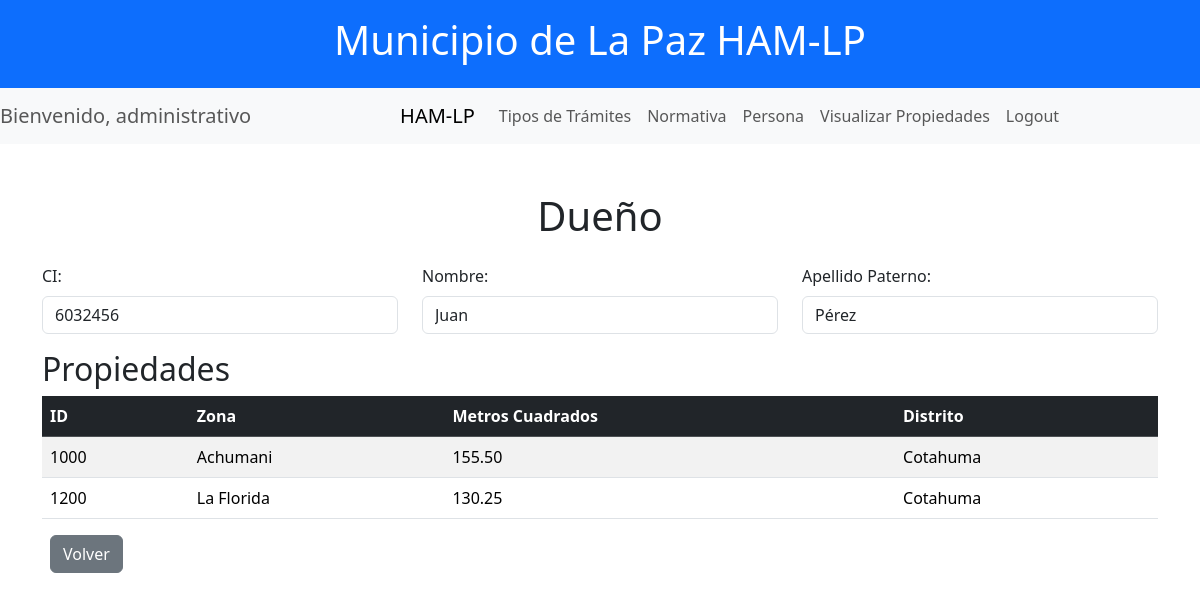
/2/VerDueño.php?ci=6032456 (signed in), run on the app's committed database.
### tables this page shows
CREATE TABLE `persona` (
  `ci` int(11) NOT NULL,
  `nombre` varchar(50) NOT NULL,
  `paterno` varchar(50) NOT NULL
);

CREATE TABLE `catastro` (
  `id` int(11) NOT NULL,
  `zona` varchar(50) NOT NULL,
  `xini` decimal(10,6) NOT NULL,
  `yini` decimal(10,6) NOT NULL,
  `xfin` decimal(10,6) NOT NULL,
  `yfin` decimal(10,6) NOT NULL,
  `superficie` decimal(10,2) NOT NULL,
  `ci` int(11) NOT NULL,
  `distrito` varchar(50) NOT NULL
);

### 2/VerDueño.php (the view, shortened to what this page needs)
<?php
$ci = $_GET["ci"];
include "conexion.php";
$sql = "SELECT * FROM persona WHERE ci = $ci";
$resultado = mysqli_query($conn, $sql);
$fila = mysqli_fetch_array($resultado);
$nombre = $fila["nombre"];
$paterno = $fila["paterno"];
$sqlPropiedades = "SELECT * FROM catastro WHERE ci = $ci";
$resultadoPropiedades = mysqli_query($conn, $sqlPropiedades);
?>
<!DOCTYPE html>
<html lang="es">
<head>
    <link href="https://cdn.jsdelivr.net/npm/bootstrap@5.3.3/dist/css/bootstrap.min.css" rel="stylesheet">
</head>
<body>
    <?php include('./nav.php'); ?>
    <main class="container mt-5">
        <div class="text-center mb-4">
            <h1>Dueño</h1>
        </div>
        <form action="" method="POST">
            <div class="mb-3 row">
            <div class="col">
                <label for="ci" class="form-label">CI:</label>
                <input type="text" class="form-control" id="ci" name="ci" value="<?php echo $ci; ?>" readonly>
            </div>
            <div class="col">
                <label for="nombre" class="form-label">Nombre:</label>
                <input type="text" class="form-control" id="nombre" name="nombre" value="<?php echo $nombre; ?>" readonly>
            </div>
            <div class="col">
                <label for="paterno" class="form-label">Apellido Paterno:</label>
                <input type="text" class="form-control" id="paterno" name="paterno" value="<?php echo $paterno; ?>" readonly>
            </div>
            </div>
        </form>
        <h2>Propiedades</h2>
            <table class="table table-striped">
                <thead class="table-dark">
                    <tr>
                        <th>ID</th>
                        <th>Zona</th>
                        <th>Metros Cuadrados</th>
                        <th>Distrito</th>
                    </tr>
                </thead>
                <tbody>
                    <?php while ($propiedad = mysqli_fetch_array($resultadoPropiedades)): ?>
                        <tr>
                            <td><?php echo $propiedad['id']; ?></td>
                            <td><?php echo $propiedad['zona']; ?></td>
                            <td><?php echo $propiedad['superficie']; ?></td>
                            <td><?php echo $propiedad['distrito']; ?></td>
                        </tr>
                    <?php endwhile; ?>
                </tbody>
            </table>
        <a href="Catastro.php" class="btn btn-secondary ms-2">Volver</a>
    </main>
</body>
</html>

### data on the page
persona: nombre "Juan", paterno "Pérez"
catastro: id "1000", zona "Achumani", superficie "155.50", distrito "Cotahuma"
catastro: id "1200", zona "La Florida", superficie "130.25", distrito "Cotahuma"

### other printed values
$_SESSION['rol'] "administrativo"
